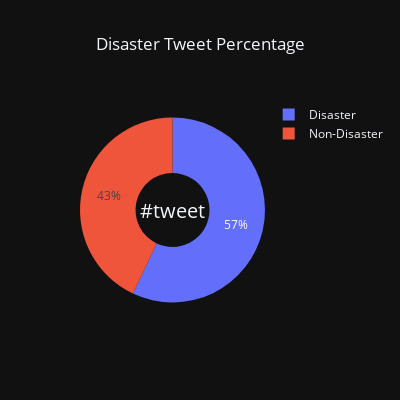

Notebook source saved alongside this figure:
### Markdown cell above
<a id="subsection-1.1"></a>
### ***Show percentage of tweets marked as Disaster tweets**

### Code cell
Grouped_Disaster = TrainDataSet.groupby(['target'])['id'].count().reset_index()
labels = ['Disaster','Non-Disaster']


# Use `hole` to create a donut-like pie chart
fig = go.Figure(data=[go.Pie(labels=labels, values=Grouped_Disaster['id'], hole=.4)])
fig.update_layout(height=400,title_x=0.5,width=400, title_text='Disaster Tweet Percentage',
                 annotations=[dict(text='#tweet', x=0.5, y=0.5, font_size=20, showarrow=False)])

plotly.offline.iplot(fig)

### Figure 1 — Plotly figure (JSON) as saved in the notebook; plotly's stock layout.template omitted (floating-point values rounded to 4 significant figures)
{"data": [{"hole": 0.4, "labels": ["Disaster", "Non-Disaster"], "type": "pie", "values": [4342, 3271]}], "layout": {"annotations": [{"font": {"size": 20}, "showarrow": false, "text": "#tweet", "x": 0.5, "y": 0.5}], "height": 400, "title": {"text": "Disaster Tweet Percentage", "x": 0.5}, "width": 400}}
